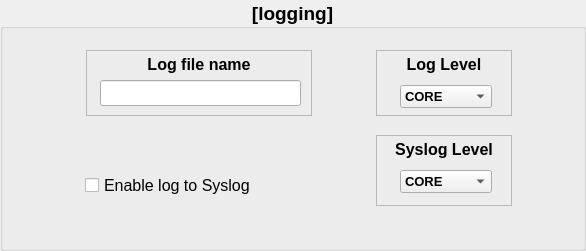
       <widget class="QGroupBox" name="groupBox_3">
        <property name="geometry">
         <rect>
          <x>495</x>
          <y>65</y>
          <width>586</width>
          <height>251</height>
         </rect>
        </property>
        <property name="font">
         <font>
          <pointsize>14</pointsize>
          <weight>75</weight>
          <bold>true</bold>
         </font>
        </property>
        <property name="autoFillBackground">
         <bool>false</bool>
        </property>
        <property name="title">
         <string>[logging]</string>
        </property>
        <property name="alignment">
         <set>Qt::AlignCenter</set>
        </property>
        <widget class="QCheckBox" name="enableSyslogCheckBox">
         <property name="geometry">
          <rect>
           <x>85</x>
           <y>170</y>
           <width>226</width>
           <height>31</height>
          </rect>
         </property>
         <property name="font">
          <font>
           <family>Arial</family>
           <pointsize>12</pointsize>
           <weight>50</weight>
           <bold>false</bold>
          </font>
         </property>
         <property name="toolTip">
          <string>&lt;html&gt;&lt;head/&gt;&lt;body&gt;&lt;p&gt;Enables logging to Syslog as well as the xrdp log.&lt;/p&gt;&lt;/body&gt;&lt;/html&gt;</string>
         </property>
         <property name="whatsThis">
          <string comment="This option enables bitmap caching in xrdp " extracomment="This option enables bitmap caching in xrdp ">&lt;html&gt;&lt;head/&gt;&lt;body&gt;&lt;p&gt;&lt;span style=&quot; font-weight:600;&quot;&gt;Enables bitmap caching in xrdp.&lt;/span&gt;&lt;/p&gt;&lt;/body&gt;&lt;/html&gt;</string>
         </property>
         <property name="layoutDirection">
          <enum>Qt::LeftToRight</enum>
         </property>
         <property name="text">
          <string>Enable log to Syslog</string>
         </property>
        </widget>
        <widget class="QLabel" name="label_12">
         <property name="geometry">
          <rect>
           <x>376</x>
           <y>135</y>
           <width>136</width>
           <height>71</height>
          </rect>
         </property>
         <property name="font">
          <font>
           <pointsize>12</pointsize>
           <weight>75</weight>
           <bold>true</bold>
          </font>
         </property>
         <property name="frameShape">
          <enum>QFrame::StyledPanel</enum>
         </property>
         <property name="frameShadow">
          <enum>QFrame::Raised</enum>
         </property>
         <property name="text">
          <string>Syslog Level</string>
         </property>
         <property name="alignment">
          <set>Qt::AlignHCenter|Qt::AlignTop</set>
         </property>
        </widget>
        <widget class="QLabel" name="label_11">
         <property name="geometry">
          <rect>
           <x>376</x>
           <y>50</y>
           <width>136</width>
           <height>66</height>
          </rect>
         </property>
         <property name="font">
          <font>
           <pointsize>12</pointsize>
           <weight>75</weight>
           <bold>true</bold>
          </font>
         </property>
         <property name="frameShape">
          <enum>QFrame::StyledPanel</enum>
         </property>
         <property name="frameShadow">
          <enum>QFrame::Raised</enum>
         </property>
         <property name="text">
          <string>Log Level</string>
         </property>
         <property name="alignment">
          <set>Qt::AlignHCenter|Qt::AlignTop</set>
         </property>
        </widget>
        <widget class="QLabel" name="label_10">
         <property name="geometry">
          <rect>
           <x>86</x>
           <y>50</y>
           <width>226</width>
           <height>66</height>
          </rect>
         </property>
         <property name="font">
          <font>
           <pointsize>12</pointsize>
           <weight>75</weight>
           <bold>true</bold>
          </font>
         </property>
         <property name="autoFillBackground">
          <bool>false</bool>
         </property>
         <property name="frameShape">
          <enum>QFrame::StyledPanel</enum>
         </property>
         <property name="frameShadow">
          <enum>QFrame::Raised</enum>
         </property>
         <property name="text">
          <string>Log file name</string>
         </property>
         <property name="alignment">
          <set>Qt::AlignHCenter|Qt::AlignTop</set>
         </property>
        </widget>
        <widget class="QLineEdit" name="logFileNameEntryBox">
         <property name="geometry">
          <rect>
           <x>100</x>
           <y>80</y>
           <width>201</width>
           <height>26</height>
          </rect>
         </property>
         <property name="font">
          <font>
           <family>Arial</family>
           <pointsize>12</pointsize>
          </font>
         </property>
         <property name="toolTip">
          <string>&lt;html&gt;&lt;head/&gt;&lt;body&gt;&lt;p&gt;This is the path &amp;amp; name of the xrdp log file.&lt;/p&gt;&lt;p&gt;You can specify a relative path or an absolute path.&lt;/p&gt;&lt;p&gt;The default is:&lt;br/&gt;${SES‐MAN_LOG_DIR}/xrdp.log&lt;br/&gt;&lt;br/&gt;Which in most cases the path is &lt;span style=&quot; font-weight:600;&quot;&gt;/etc/xrdp&lt;/span&gt; and the file name is &lt;span style=&quot; font-weight:600;&quot;&gt;xrdp.log&lt;/span&gt;.&lt;/p&gt;&lt;/body&gt;&lt;/html&gt;</string>
         </property>
         <property name="autoFillBackground">
          <bool>false</bool>
         </property>
        </widget>
        <widget class="QComboBox" name="sysLogLevelComboBox">
         <property name="enabled">
          <bool>true</bool>
         </property>
         <property name="geometry">
          <rect>
           <x>400</x>
           <y>170</y>
           <width>96</width>
           <height>25</height>
          </rect>
         </property>
         <property name="font">
          <font>
           <pointsize>10</pointsize>
          </font>
         </property>
         <property name="toolTip">
          <string>&lt;html&gt;&lt;head/&gt;&lt;body&gt;&lt;p&gt;Set the Syslog log-level.&lt;/p&gt;&lt;p&gt;This will be less than or equal to the xrdp log file level.&lt;/p&gt;&lt;p&gt;If you change the xrdp log file level lower, then the Syslog level will also be reduced to that level.&lt;/p&gt;&lt;p&gt;The Syslog level will always be the same as the xrdp log level or lower.&lt;/p&gt;&lt;/body&gt;&lt;/html&gt;</string>
         </property>
         <property name="sizeAdjustPolicy">
          <enum>QComboBox::AdjustToContents</enum>
         </property>
         <item>
          <property name="text">
           <string comment="Log only core messages. these messages are _always_ logged, regardless the logging level selected. ">CORE</string>
          </property>
         </item>
         <item>
          <property name="text">
           <string>ERROR</string>
          </property>
         </item>
         <item>
          <property name="text">
           <string>WARNING</string>
          </property>
         </item>
         <item>
          <property name="text">
           <string>INFO</string>
          </property>
         </item>
         <item>
          <property name="text">
           <string>DEBUG</string>
          </property>
         </item>
        </widget>
        <widget class="QComboBox" name="logLevelComboBox">
         <property name="geometry">
          <rect>
           <x>400</x>
           <y>85</y>
           <width>96</width>
           <height>25</height>
          </rect>
         </property>
         <property name="font">
          <font>
           <pointsize>10</pointsize>
          </font>
         </property>
         <property name="cursor">
          <cursorShape>PointingHandCursor</cursorShape>
         </property>
         <property name="toolTip">
          <string>&lt;html&gt;&lt;head/&gt;&lt;body&gt;&lt;p&gt;The level at which xrdp messages are logged.&lt;/p&gt;&lt;p&gt;There are 5 possible values;&lt;/p&gt;&lt;p&gt;&lt;span style=&quot; font-weight:600;&quot;&gt;CORE&lt;/span&gt; - Only log &amp;quot;core&amp;quot; messages - these are always logged and are included with any other log levels selected.&lt;/p&gt;&lt;p&gt;&lt;span style=&quot; font-weight:600;&quot;&gt;ERROR&lt;/span&gt; - Only log error messages.&lt;/p&gt;&lt;p&gt;&lt;span style=&quot; font-weight:600;&quot;&gt;WARNING&lt;/span&gt; - Will log warning and error messages.&lt;/p&gt;&lt;p&gt;&lt;span style=&quot; font-weight:600;&quot;&gt;INFO&lt;/span&gt; - Will log warning, error, and informational messages.&lt;/p&gt;&lt;p&gt;&lt;span style=&quot; font-weight:600;&quot;&gt;DEBUG&lt;/span&gt; - Everything will be logged. Additional low-level messages suitable for developers will be logged if xrdp was compiled in debug mode.&lt;/p&gt;&lt;/body&gt;&lt;/html&gt;</string>
         </property>
         <property name="sizeAdjustPolicy">
          <enum>QComboBox::AdjustToContents</enum>
         </property>
         <item>
          <property name="text">
           <string comment="Log only core messages. these messages are _always_ logged, regardless the logging level selected. ">CORE</string>
          </property>
         </item>
         <item>
          <property name="text">
           <string>ERROR</string>
          </property>
         </item>
         <item>
          <property name="text">
           <string>WARNING</string>
          </property>
         </item>
         <item>
          <property name="text">
           <string>INFO</string>
          </property>
         </item>
         <item>
          <property name="text">
           <string>DEBUG</string>
          </property>
         </item>
        </widget>
        <zorder>label_12</zorder>
        <zorder>label_10</zorder>
        <zorder>enableSyslogCheckBox</zorder>
        <zorder>label_11</zorder>
        <zorder>logFileNameEntryBox</zorder>
        <zorder>sysLogLevelComboBox</zorder>
        <zorder>logLevelComboBox</zorder>
       </widget>
